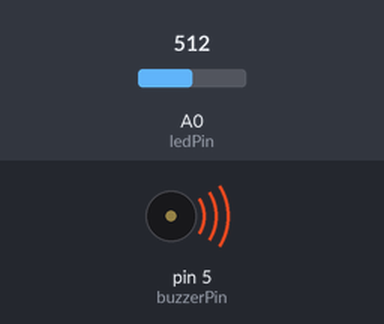
A sketch run on a simulated Arduino Uno, built with avr-gcc and run on an emulated ATmega328P. Parts: buzzer (waves = sounding). Inputs (shaded band) come from the test bench; at power-on: A0 (ledPin) = 512. What the sketch prints to the serial monitor is not drawn.

Above: at 0.1 s.
Timing chart, 0 to 1.6 s (numbered marks = the images above):
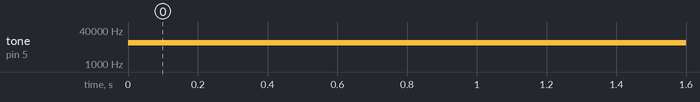

The sketch:

lesson16_light_buzzer.ino
```cpp
// couldn't get this lesson to work

const int buzzerPin = 5;
const int ledPin = A0;

void setup() {
  Serial.begin(9600);
  pinMode(5,OUTPUT);
}

void loop() {
  int n = analogRead(A0);
  Serial.println(n);
  if (n > 0) {
    tone(buzzerPin, 10000); // 10000 Hz (and 50% duty cycle)
  }
}
```

Measured:
- by itself, tone on pin 5 (buzzerPin): silent → 10000 Hz at 0.00 s
